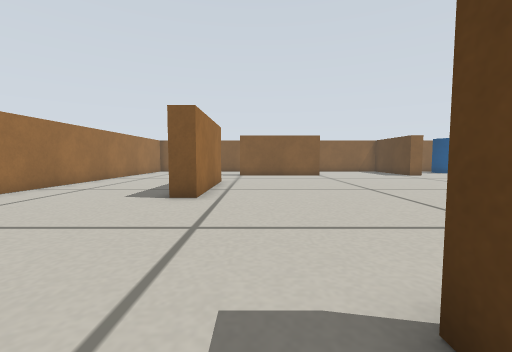
[1] (above)

17 first-person views from a walk through a Gazebo world. The camera is 0.22 m above the floor, tilts 4° down and sees 90° across. The floor is counted in squares, 0.2 m on a side. Each view is taken from the middle of a square. On the plan, view 1 faces up. The plan holds only what a view shows up to about 11 squares ahead; the rest is blank. Robots are left out.

[2]
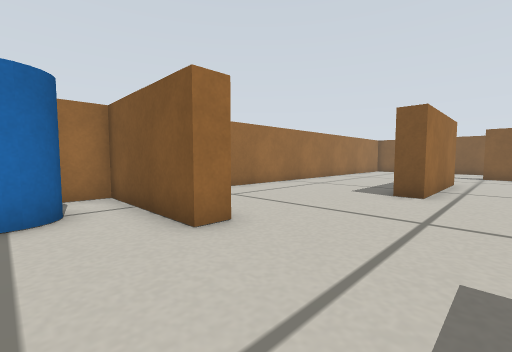

[3]
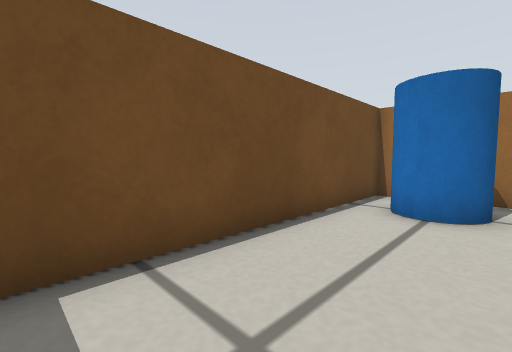

[4]
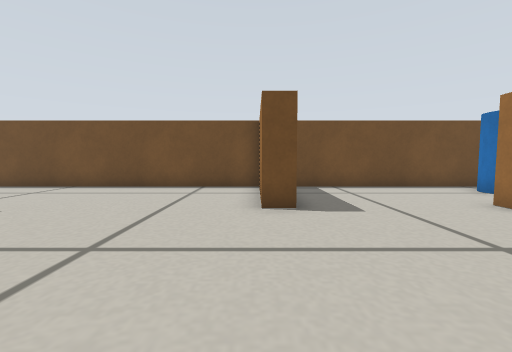

[5]
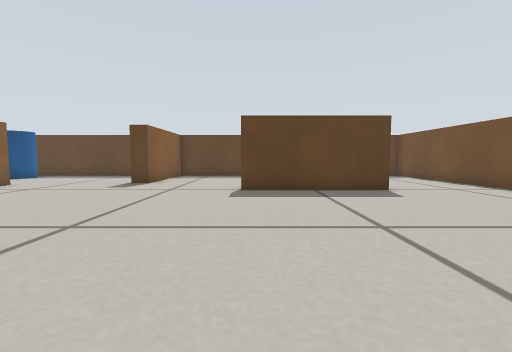

[6]
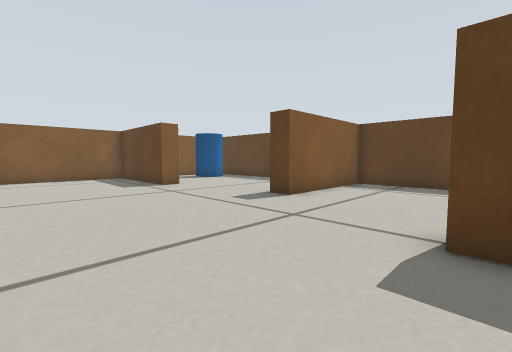

[7]
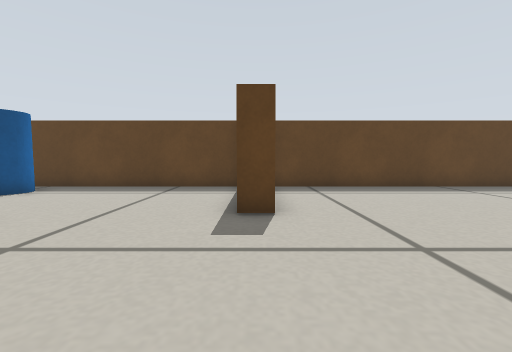

[8]
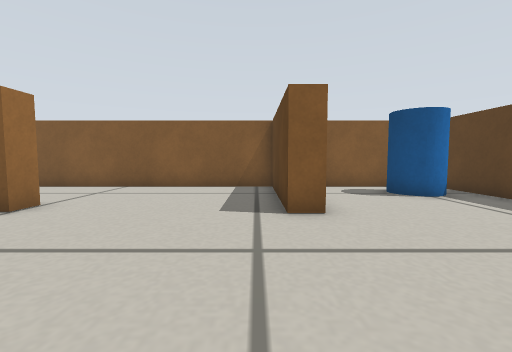

[9]
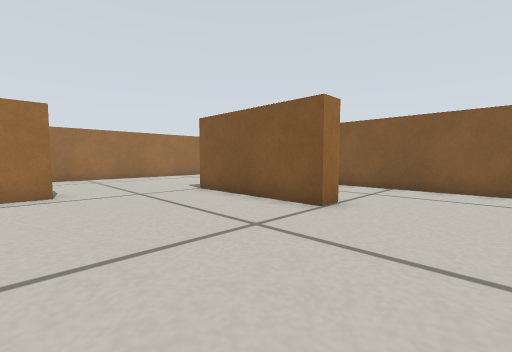

[10]
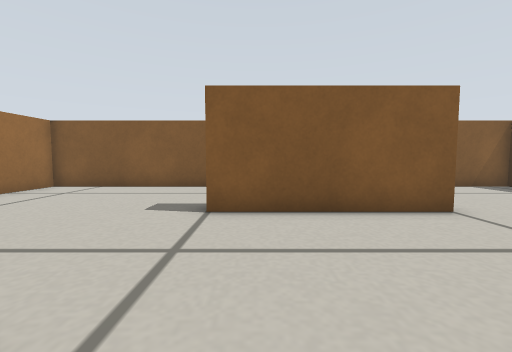

[11]
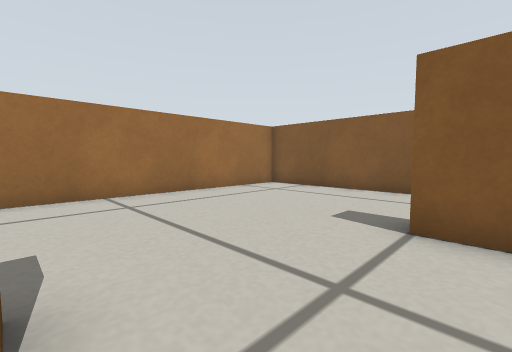

[12]
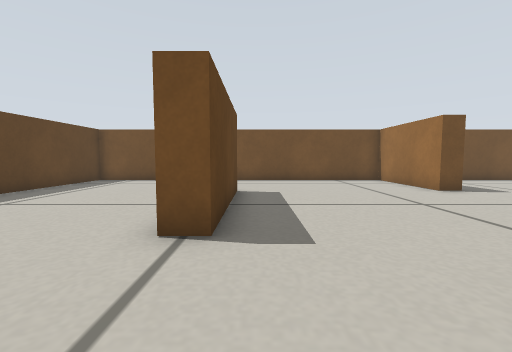

[13]
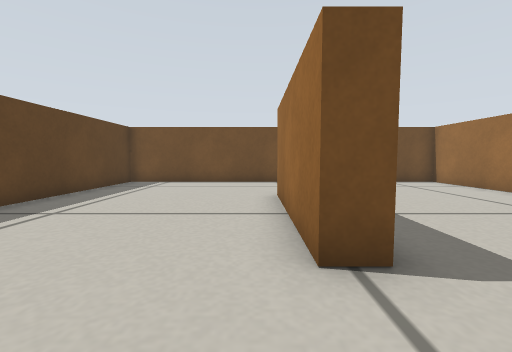

[14]
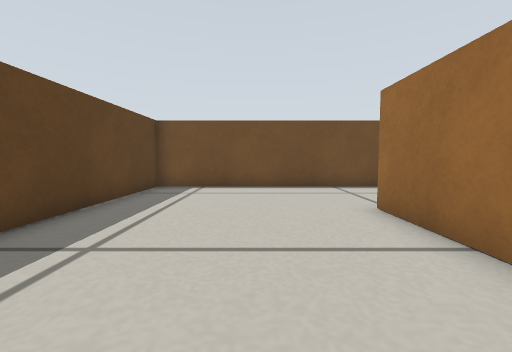

[15]
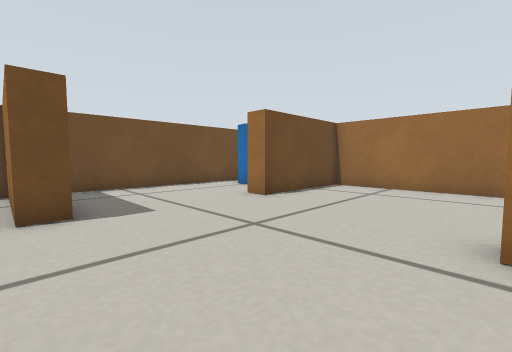

[16]
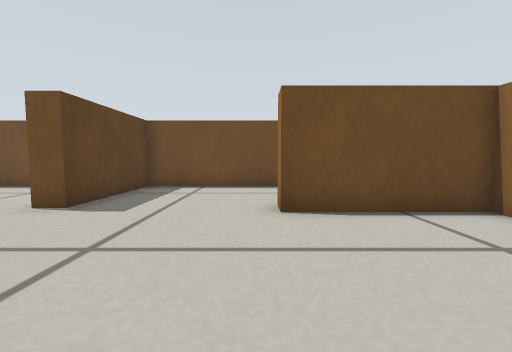

[17]
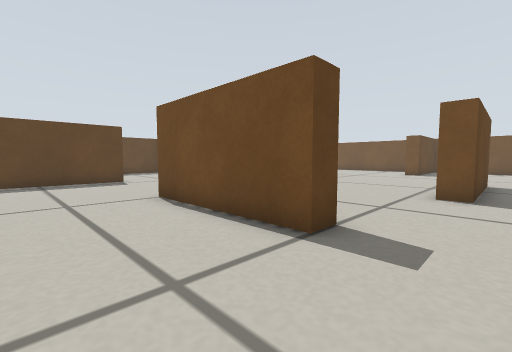

### Floor plan
Points are (right, up) in squares from view 1. A wall is a line through its corners. A room is listed if a view was taken in it or the views show most of it. See-through windows are left out.
Room 1 (views 1, 2, 3)
walls: (-3.5, 1.1) (-7.7, 1.1) (-7.7, -0.4); (-7.7, -2.2) (-7.7, -2.7) (1.1, -2.7) (1.1, 0.5)
ways out: opening at (-1.5, 1) to room 2
objects: blue cylinder (-6, -2) to (-5, 0)
Room 2 (views 4, 5, 6, 7, 8, 9, 10, 11, 12, 13, 14, 15, 16, 17)
walls: (-1.6, 12) (-1.6, 7) (-2.4, 7) (-2.4, 12) (-1.6, 12); (4, 16.1) (-1, 16.1) (-1, 16.9) (4, 16.9) (4, 16.1); (9.6, 15.9) (9.6, 20.8) (0.6, 20.8); (10.5, 16.1) (9.6, 16.1); (8.6, 1.4) (8.6, 6.5) (9.4, 6.5) (9.4, 1.5); (1.1, 0.5) (1.1, 1.5) (1.9, 1.5) (1.9, -2.7) (15.7, -2.7) (15.7, 10.6) (11, 10.6) (11, 11.4); (15.7, 11.6) (15.7, 20.1); (-1.9, 20.8) (-7.7, 20.8) (-7.7, 1.9) (-3.5, 1.9) (-3.5, 1.1); (14.1, 20.8) (11.6, 20.8)
ways out: opening at (-1.5, 1) to room 1
objects: blue cylinder (13, 18) to (15, 19)

Where each view was taken, in squares from view 1:
view 1: 0 up, 0 right, facing up
view 2: 1 down, 0 right, facing up-left
view 3: 0 up, 0 right, facing down-left
view 4: 7 up, 2 right, facing down
view 5: 6 up, 0 right, facing right
view 6: 6 up, 5 right, facing up-right
view 7: 11 up, 6 right, facing right
view 8: 11 up, 9 right, facing up
view 9: 11 up, 7 right, facing up-left
view 10: 11 up, 0 right, facing up
view 11: 12 up, 0 right, facing up-left
view 12: 10 up, 8 right, facing down
view 13: 9 up, 10 right, facing down
view 14: 7 up, 12 right, facing down
view 15: 7 up, 2 right, facing down-left
view 16: 7 up, 3 left, facing down
view 17: 20 up, 3 left, facing down-right
